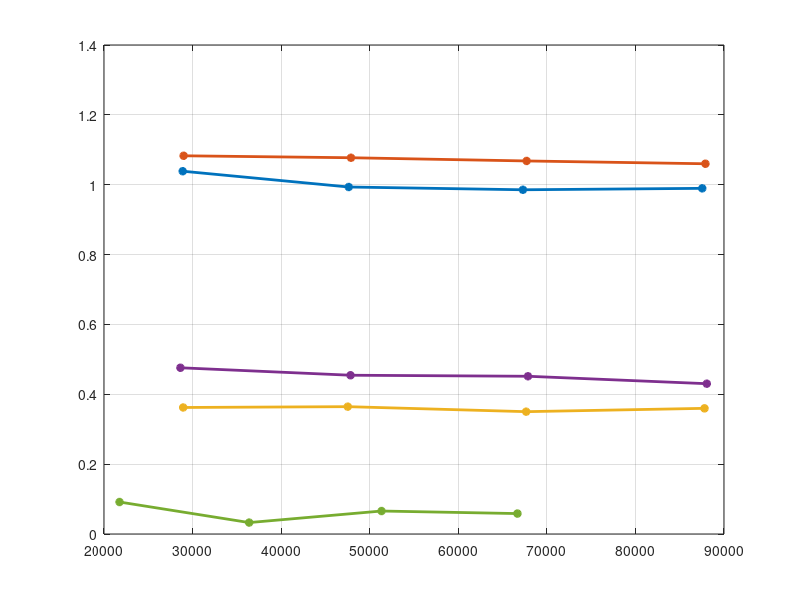

Recreate this plot in MATLAB. (Note: this script raises an error after producing the figure.)
%% Script For Aerolab 1

clear, clc, close all

%% Raw Data

% Geometry

shape.plate.dia_m = 75.62e-3;
shape.plunger.dia_m = 75.62e-3;
shape.mushroom.dia_m = 75.62e-3;
shape.sphere.dia_m = 75.62e-3;
shape.stream.dia_m = 57.46e-3;

% results
frequencies_hz = [16 26 36 46];

fixture.force_lbf = [-0.007 -0.023 -0.046 -0.078];
fixture.velocity_mps = [5.52 9.20 13.60 16.96];

shape.sphere.force_lbf = [-0.016	-0.047	-0.094	-0.155];
shape.sphere.velocity_mps = [5.53	9.24	13.11	17.01];

shape.plate.force_lbf = [-0.027	-0.075	-0.149	-0.253];
shape.plate.velocity_mps = [5.58	9.20	13.00	16.91];

shape.mushroom.force_lbf = [-0.014	-0.042	-0.083	-0.142];
shape.mushroom.velocity_mps = [5.59	9.18	13.07	16.96];

shape.plunger.force_lbf = [-0.028	-0.080	-0.159	-0.267];
shape.plunger.velocity_mps = [5.60	9.25	13.08	16.98];

shape.stream.force_lbf = [-0.008	-0.024	-0.050	-0.084];
shape.stream.velocity_mps = [5.53	9.25	13.05	16.95];

% standard atmosphere
% from fundamentals of aerodynamics
pressure_pa = 1.01325e5;
density_kgpm3 = 1.2250;
temperaure_K = 288.16;
viscosity_kgpms = 1.7894e-5;



%% Calculations
shapeList = fieldnames(shape);
n = length(shapeList);

for k = 1:n
    name = shapeList{k};
    % adjust for fixure, and make positive, and convert to newtons
    shape.(name).adjForce_N = abs(shape.(name).force_lbf - fixture.force_lbf)*4.44822;
    
    % calculate cross-sectional area (all objects are circular)
    shape.(name).area_m2 = (shape.(name).dia_m/2)^2 * pi;
    
    % calculate the drag coefficient (lab manual)
    shape.(name).cd = shape.(name).adjForce_N./((1/2) * density_kgpm3 * (shape.(name).velocity_mps.^2) * shape.(name).area_m2);
    
    % calculate average cd
    shape.(name).avgCd = mean(shape.(name).cd);
    
    % calculate the reynolds number (fundamentals of aerodynamics)
    % using diameter as our characteristic length 
    shape.(name).re = (density_kgpm3 * shape.(name).velocity_mps * shape.(name).dia_m)./viscosity_kgpms;
end

%% Results

fprintf('\t\tSphere \t\tPlate \t\tMushroom \tPlunger \tStreamline\n')
fprintf('Area (mm^2): \t%0.2f \t\t%0.2f \t\t%0.2f \t\t%0.2f \t\t%0.2f \n', shape.sphere.area_m2, shape.plate.area_m2, shape.mushroom.area_m2, shape.plunger.area_m2, shape.stream.area_m2);
fprintf('Average Cd: \t%0.2f \t\t%0.2f \t\t%0.2f \t\t%0.2f \t\t%0.2f \n', shape.sphere.avgCd, shape.plate.avgCd, shape.mushroom.avgCd, shape.plunger.avgCd, shape.stream.avgCd);

figure('Name','Cd vs Re');
for k = 1:n
   name = shapeList{k};
   plot(shape.(name).re, shape.(name).cd, '*-', 'LineWidth',2)
   hold on
end
grid on
ax = gca;
ax.FontSize = 25;
xlabel('Reynolds Number');
ylabel('Drag Coefficient');
title('Drag Coefficient vs Reynolds Number')
legend({'Flat Plate','Plunger','Mushroom','Sphere','Streamlined'},'Location','Best')

